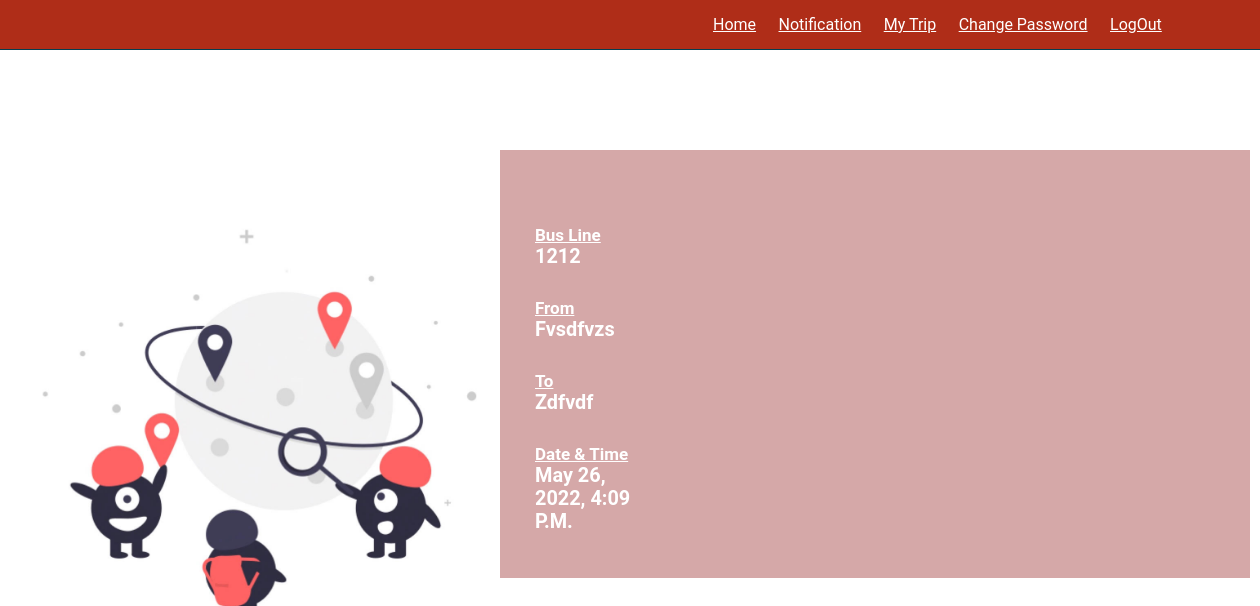
Page /PassenegrTripInfo/6 on the committed database.
### project/models.py (models this page shows)
class Trip(models.Model):
    username=models.CharField(max_length=100,default='')
    To=models.CharField(max_length=100,default='')
    From=models.CharField(max_length=100,default='')
    BusLine=models.CharField(max_length=100,default='')
    Driver=models.CharField(max_length=100,default='')
    DateTime=models.DateTimeField()
    class Meta:
        db_table = 'Trips'

### project/views.py (the view)
# urls.py: path('PassenegrTripInfo/<int:id>',views.PassenegrTripInfo,name="PassenegrTripInfo"),
def PassenegrTripInfo(request,id):
    trip=get_object_or_404(Trip,id=id)
    return render(request,'project/PassenegrTripInfo.html',{'trip':trip})

### project/templates/project/PassenegrTripInfo.html (shortened to what this page needs)
{% load static %}
<!DOCTYPE html>
<html lang="en">
    <head>
    </head>
<body  style="background-image:url('{% static 'img/unnamed.jpg' %}'); background-repeat: no-repeat; background-size:100%;">
    <form action="" method="POST">
        <header class="header">
            <nav class="navbar">
                <a href="/PassengerHomePage">Home</a>
                <a href="/PassengerNotification">Notification</a>
                <a href="/PMyTrip">My Trip</a>
                <a href="{% url 'PassengerPassword' user.id %}">Change Password</a>
                <a href="/logoutUser">LogOut</a>
            </nav>
        </header>
        <form action="" method="post">
            <div class="wrapper" style=" max-width: 900px;">
                <div class="form" style="
    background-color: rgba(172, 83, 83, 0.5);
    width: 750px;
    margin: auto;
    padding: 45px;
    padding-left: 10px;
    margin-left: 500px;
    margin-top: 150px;
                ">
                    <div class="outputfield" style="  margin-left: 25px;
                                                     margin-top: 30px;
                                                     width: 125px;
                                                     color: #ffffff;
                                                    font-size: 17px;
                                                    font-weight: 700;">
                        <label><u>Bus Line</u></label>
                        <h3>{{trip.BusLine}}</h3>
                    </div>
                    <div class="outputfield" style="  margin-left: 25px;
                                                     margin-top: 30px;
                                                     width: 125px;
                                                     color: #FFFFFF;
                                                    font-size: 17px;
                                                    font-weight: 700;">
                        <label><u>From</u></label>
                        <h3>{{trip.From}}</h3>
                    </div>
                    <div class="outputfield" style="  margin-left: 25px;
                                                     margin-top: 30px;
                                                     width: 125px;
                                                     color: #FFFFFF;
                                                    font-size: 17px;
                                                    font-weight: 700;">
                        <label><u>To</u></label>
                        <h3>{{trip.To}}</h3>
                    </div>
                    <div class="inputfield" style="  margin-left: 25px;
                                                     margin-top: 30px;
                                                     width: 125px;
                                                     color: #FFFFFF;
                                                    font-size: 17px;
                                                    font-weight: 700;">
                        <label><u>Date & Time</u></label>
                        <h3>{{trip.DateTime}}</h3>
                    </div>
                    </div>
                </div>
        </form>
    </body>
</html>

### project/templates/project/PassenegrTripInfo.html (style rules this page uses)
:root { --main-color:#6283a1; --black: #13131a; --bg:#010103; --border: .1rem solid rgb(4, 62, 80); }
* { font-family: 'Roboto',sans-serif; margin: 0; padding: 0; box-sizing: border-box; outline: none; border: none; text-transform: capitalize; transition: .2s linear; }
html { font-size: 62.5%; overflow-x: hidden; scroll-padding-top: 9rem; scroll-behavior: smooth; }
body { background:#AF2D18; }
.header { background: #AF2D18; display: flex; align-items: center; justify-content: space-between; padding: 1.5rem 7%; border-bottom: var(--border); position: fixed; top: 0; left:0; right:0; z-index: 1000; }
.header .navbar a { margin: 0 1rem; font-size: 1.6rem; color:#fff; }

### rows in the picture
Trip: BusLine "1212", From "Fvsdfvzs", To "Zdfvdf", DateTime "May 26, 2022, 4:09 P.m."
